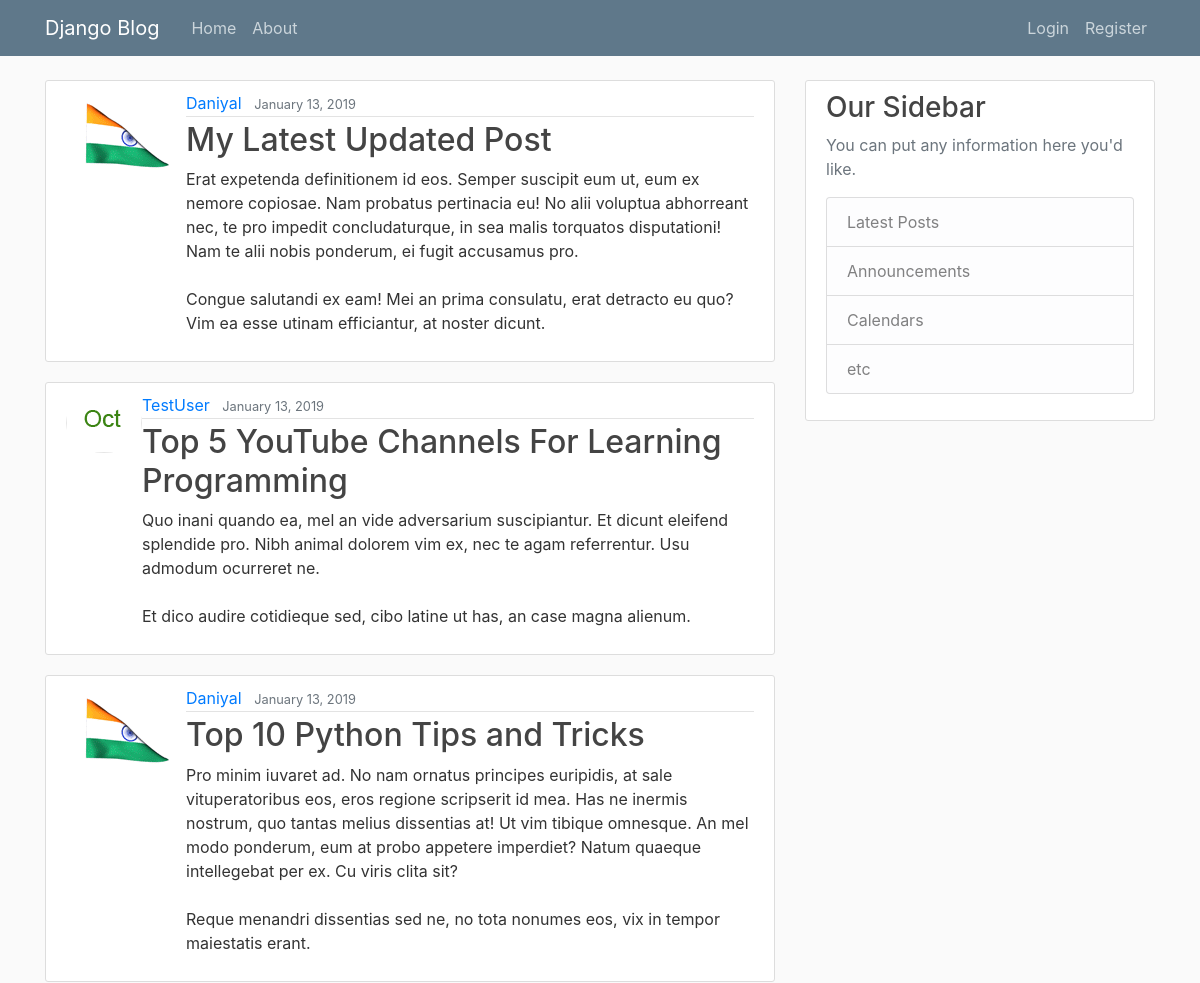
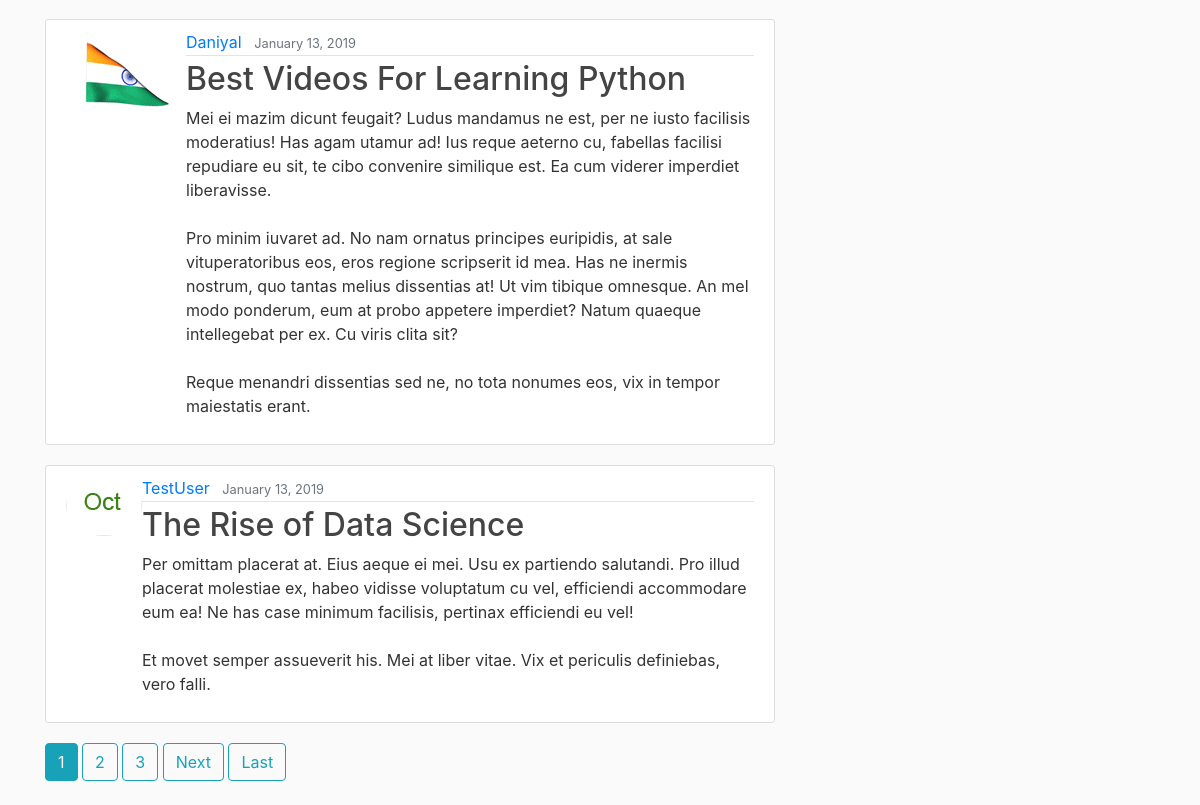
The page / on the database its author committed (2 pictures, top to bottom).
### blog/models.py (models this page shows, shortened)
class Post(models.Model):
    title=models.CharField(max_length=100)
    content=models.TextField()
    date_posted = models.DateTimeField(default=timezone.now)
    author = models.ForeignKey(User, on_delete= models.CASCADE)

### users/models.py (models this page shows, shortened)
class Profile(models.Model):
    user=models.OneToOneField(User, on_delete=models.CASCADE)
    image =models.ImageField(default="default.jpg",upload_to='profile_pics')

### blog/views.py (the view)
# urls.py: path('', PostListView.as_view(), name="blog-home"),
class PostListView(ListView):
    model =Post
    template_name='blog/home.html'
    context_object_name='post'
    ordering=['-date_posted']
    paginate_by = 5

### blog/templates/blog/home.html (shortened to what this page needs)
{%extends "blog/base.html" %}
{%block content%}
    {%for post in post%}
    <article class="media content-section">
      <img class="rounded-circle article-image" src="{{post.author.profile.image.url}}" alt="">
      <div class="media-body">
              <div class="article-metadata">
                <a class="mr-2" href="{% url 'user-posts' post.author.username %}">{{ post.author }}</a>
                <small class="text-muted">{{ post.date_posted|date:"F d, Y " }}</small>
              </div>
              <h2><a class="article-title" href="{% url 'post-detail' post.id%}">{{ post.title }}</a></h2>
              <p class="article-content">{{ post.content }}</p>
      </div>
      </article>
    {%endfor%}
    {% if is_paginated%}
      {% for num in page_obj.paginator.page_range %}
        {% if page_obj.number == num %}
          <a href="?page={{num}}" class="btn btn-info mb-4">{{num}}</a>
        {% elif num > page_obj.number|add:'-3' and num < page_obj.number|add:'3' %}
          <a href="?page={{num}}" class="btn btn-outline-info mb-4">{{num}}</a>
        {%endif%}
      {%endfor%}
      {%if page_obj.has_next%}
      <a href="?page={{page_obj.next_page_number}}" class="btn btn-outline-info mb-4">Next</a>
      <a href="?page={{page_obj.paginator.num_pages}}" class="btn btn-outline-info mb-4">Last</a>
      {%endif%}
    {%endif%}
{%endblock content%}

### blog/templates/blog/base.html (shortened to what this page needs)
{% load static %}
<!DOCTYPE html>
<html>
<head>
    <link rel="stylesheet" href="https://maxcdn.bootstrapcdn.com/bootstrap/4.0.0/css/bootstrap.min.css">
    <link rel="stylesheet" type="text/css" href="{% static 'blog/main.css' %}">
</head>
<body>
    <header class="site-header">
      <nav class="navbar navbar-expand-md navbar-dark bg-steel fixed-top">
        <div class="container">
          <a class="navbar-brand mr-4" href="{% url 'blog-home' %}">Django Blog</a>
          <div class="collapse navbar-collapse" id="navbarToggle">
            <div class="navbar-nav mr-auto">
              <a class="nav-item nav-link" href="{% url 'blog-home' %}">Home</a>
              <a class="nav-item nav-link" href="{% url 'blog-about' %}">About</a>
            </div>
            <div class="navbar-nav">
              {%if user.is_authenticated%}
              <a class="nav-item nav-link" href="{% url 'profile'%}">Hey, {{user.username.upper}}!</a>
              <a class="nav-item nav-link" href="{%url 'post-create'%}">New Post</a>
              <a class="nav-item nav-link" href="{%url 'logout'%}">Logout</a>
              {%else%}
                <a class="nav-item nav-link" href="{%url 'login'%}">Login</a>
                <a class="nav-item nav-link" href="{%url 'register'%}">Register</a>
              {%endif%}
            </div>
          </div>
        </div>
      </nav>
    </header>
    <main role="main" class="container">
      <div class="row">
        <div class="col-md-8">
          {% block content %}{% endblock %}
        </div>
        <div class="col-md-4">
          <div class="content-section">
            <h3>Our Sidebar</h3>
            <p class='text-muted'>You can put any information here you'd like.
              <ul class="list-group">
                <li class="list-group-item list-group-item-light">Latest Posts</li>
                <li class="list-group-item list-group-item-light">Announcements</li>
                <li class="list-group-item list-group-item-light">Calendars</li>
                <li class="list-group-item list-group-item-light">etc</li>
              </ul>
            </p>
          </div>
        </div>
      </div>
    </main>
</body>
</html>

### blog/static/blog/main.css (style rules this page uses)
body { background: #fafafa; color: #333333; margin-top: 5rem; }
h1, h2, h3, h4, h5, h6 { color: #444444; }
ul { margin: 0; }
.bg-steel { background-color: #5f788a; }
.site-header .navbar-nav .nav-link { color: #cbd5db; }
.content-section { background: #ffffff; padding: 10px 20px; border: 1px solid #dddddd; border-radius: 3px; margin-bottom: 20px; }
.article-title { color: #444444; }
.article-content { white-space: pre-line; }
.article-metadata { padding-bottom: 1px; margin-bottom: 4px; border-bottom: 1px solid #e3e3e3 }

### rows shown on the page
Post: author.profile.image (picture), author "Daniyal", date_posted "January 13, 2019", title "My Latest Updated Post", content "Erat expetenda definitionem id eos. Semper suscipit eum ut, eum ex nemore copiosae. Nam probatus pertinacia eu! No alii voluptua abhorreant nec, te pro impedit concludaturque, in sea malis torquatos disputationi! Nam te alii nobis ponderum, ei fugit accusamus pro. Congue salutandi ex eam! Mei an prima consulatu, erat detracto eu quo? Vim ea esse utinam efficiantur, at noster dicunt."
Post: author.profile.image (placeholder picture), author "TestUser", date_posted "January 13, 2019", title "Top 5 YouTube Channels For Learning Programming", content "Quo inani quando ea, mel an vide adversarium suscipiantur. Et dicunt eleifend splendide pro. Nibh animal dolorem vim ex, nec te agam referrentur. Usu admodum ocurreret ne. Et dico audire cotidieque sed, cibo latine ut has, an case magna alienum."
Post: author.profile.image (picture), author "Daniyal", date_posted "January 13, 2019", title "Top 10 Python Tips and Tricks", content "Pro minim iuvaret ad. No nam ornatus principes euripidis, at sale vituperatoribus eos, eros regione scripserit id mea. Has ne inermis nostrum, quo tantas melius dissentias at! Ut vim tibique omnesque. An mel modo ponderum, eum at probo appetere imperdiet? Natum quaeque intellegebat per ex. Cu viris clita sit? Reque menandri dissentias sed ne, no tota nonumes eos, vix in tempor maiestatis erant."
Post: author.profile.image (picture), author "Daniyal", date_posted "January 13, 2019", title "Best Videos For Learning Python", content "Mei ei mazim dicunt feugait? Ludus mandamus ne est, per ne iusto facilisis moderatius! Has agam utamur ad! Ius reque aeterno cu, fabellas facilisi repudiare eu sit, te cibo convenire similique est. Ea cum viderer imperdiet liberavisse. Pro minim iuvaret ad. No nam ornatus principes euripidis, at sale vituperatoribus eos, eros regione scripserit id mea. Has ne inermis nostrum, quo tantas melius dissentias at! Ut vim tibique omnesque. An mel modo ponderum, eum at probo appetere imperdiet? Natum quaeque intellegebat per ex. Cu viris clita sit? Reque menandri dissentias sed ne, no tota nonumes eos, vix in tempor maiestatis erant."
Post: author.profile.image (placeholder picture), author "TestUser", date_posted "January 13, 2019", title "The Rise of Data Science", content "Per omittam placerat at. Eius aeque ei mei. Usu ex partiendo salutandi. Pro illud placerat molestiae ex, habeo vidisse voluptatum cu vel, efficiendi accommodare eum ea! Ne has case minimum facilisis, pertinax efficiendi eu vel! Et movet semper assueverit his. Mei at liber vitae. Vix et periculis definiebas, vero falli."

### other values the page prints
{{ num }} "1"
{{ num }} "2" "3"
